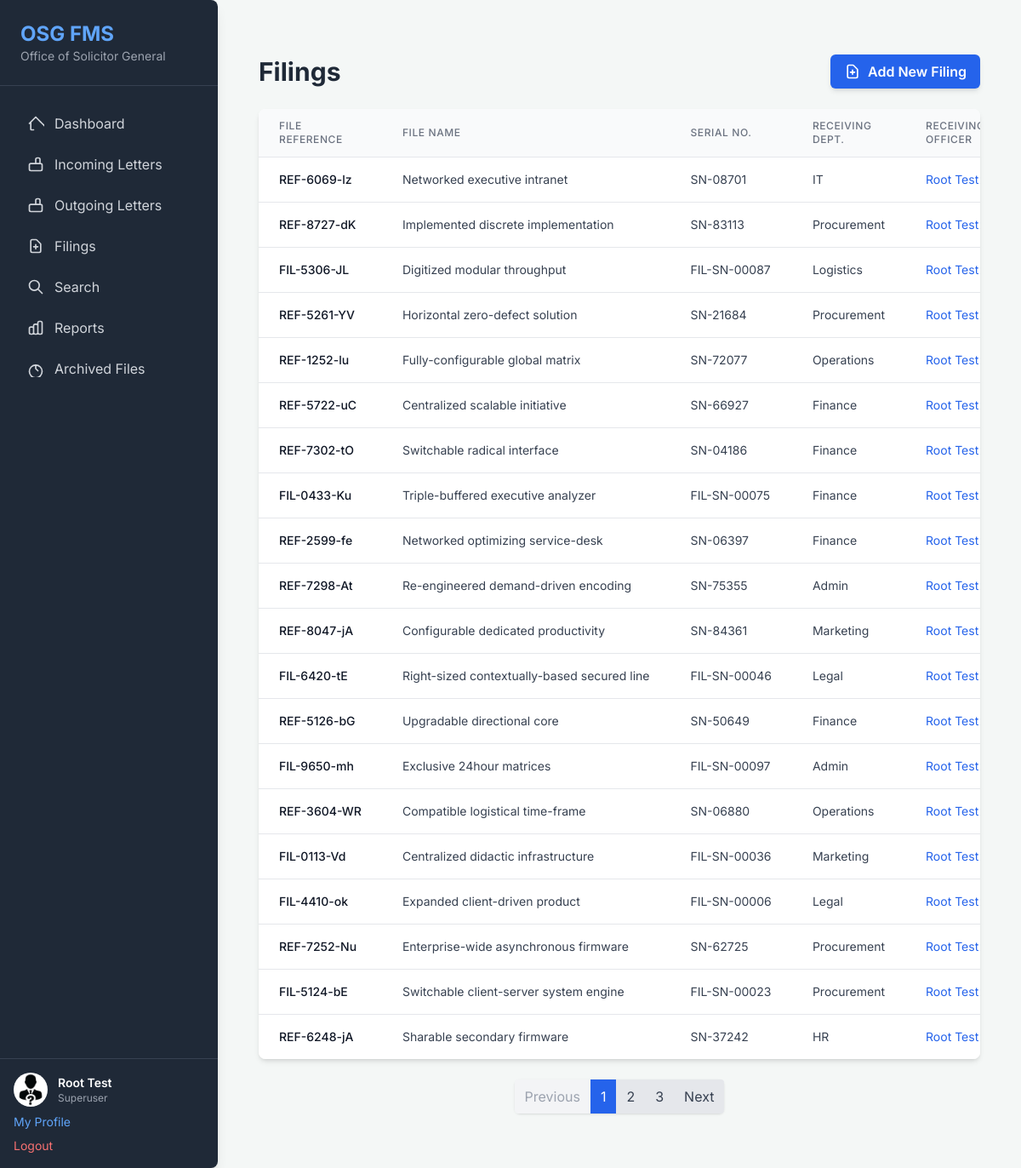
The page /file-manager/filings/ (signed in) on the database its author committed.
### osg_project/file_manager_app/models.py (models this page shows, shortened)
class Profile(models.Model):
    ROLE_CHOICES = [
        ('officer', 'Officer'),
        ('superuser', 'Superuser'), # Renamed 'admin' to 'superuser' for clarity with Django's built-in concept
    ]
    user = models.OneToOneField(User, on_delete=models.CASCADE, related_name='profile',
                                help_text="The associated Django User account.")
    role = models.CharField(
        max_length=10,
        choices=ROLE_CHOICES,
        default='officer', # Default to 'officer' as most users will be officers
        help_text="The role of the user within the system (Officer or Superuser)."
    )
    employee_number = models.CharField(
        max_length=50,
        unique=True,
        help_text="Unique employee identification number."
    )
    profile_picture = models.ImageField(
        upload_to='profile_pics/',
        blank=True,
        null=True,
        help_text="Optional profile picture for the user."
    )
    class Meta:
        verbose_name = "User Profile"
        verbose_name_plural = "User Profiles"

class Filing(models.Model):
    file_reference = models.CharField(
        max_length=255,
        unique=True, # File reference should be unique
        verbose_name="File Reference",
        help_text="Unique reference number for the filing (e.g., OSG/FIL/2023/001)."
    )
    file_name = models.CharField(
        max_length=255,
        verbose_name="File Name",
        help_text="A descriptive name for the filing (e.g., 'Case of John Doe vs. State')."
    )
    serial_number = models.CharField(
        max_length=100,
        unique=True, # Serial number should be unique
        verbose_name="Serial Number",
        help_text="Unique serial number for the filing."
    )
    receiving_department = models.CharField(
        max_length=255,
        verbose_name="Receiving Department",
        help_text="The department receiving the filing (e.g., Litigation, Advisory)."
    )
    receiving_officer = models.ForeignKey(
        User,
        on_delete=models.SET_NULL,
        null=True,
        blank=True,
        related_name='filings_received',
        verbose_name="Receiving Officer",
        help_text="The officer responsible for this filing."
    )
    receiving_date = models.DateField(
        verbose_name="Receiving Date",
        help_text="The date the filing was received."
    )
    created_at = models.DateTimeField(
        auto_now_add=True,
        verbose_name="Date Created",
        help_text="The date and time the filing record was created in the system."
    )
    scanned_copy = models.FileField(
        upload_to='filings_main_scans/',
        verbose_name="Main Scanned Copy (PDF)",
        blank=True,
        null=True,
        validators=[validate_pdf],
        help_text="Upload a main scanned PDF copy of the filing (Max 5MB)."
    )
    updated_at = models.DateTimeField(auto_now=True)
    class Meta:
        verbose_name = "Filing"
        verbose_name_plural = "Filings"
        ordering = ['-receiving_date', '-created_at']

### osg_project/file_manager_app/views.py (the view)
# urls.py: path('filings/', views.filing_list, name='filing_list'),
@login_required
def filing_list(request):
    filings = Filing.objects.all().order_by('-receiving_date')
    paginator = Paginator(filings, 20)
    page = request.GET.get('page')
    try:
        filing_list = paginator.page(page)
    except PageNotAnInteger:
        filing_list = paginator.page(1)
    except EmptyPage:
        filing_list = paginator.page(paginator.num_pages)
    context = {'filing_list': filing_list}
    return render(request, 'filings/filing_list.html', context)

### osg_project/file_manager_app/templates/filings/filing_list.html (shortened to what this page needs)
{% extends 'base.html' %}
{% block content %}
<div class="container mx-auto px-4 py-8">
    <div class="flex justify-between items-center mb-6">
        <h2 class="text-3xl font-bold text-gray-800">Filings</h2>
        <a href="{% url 'file_manager_app:filing_form' %}" class="bg-blue-600 hover:bg-blue-700 text-white font-semibold py-2 px-4 rounded-md shadow-md transition duration-150 ease-in-out flex items-center">
            <svg class="w-5 h-5 mr-2" fill="none" stroke="currentColor" viewBox="0 0 24 24" xmlns="http://www.w3.org/2000/svg"><path stroke-linecap="round" stroke-linejoin="round" stroke-width="2" d="M9 13h6m-3-3v6m5 5H7a2 2 0 01-2-2V5a2 2 0 012-2h5.586a1 1 0 01.707.293l5.414 5.414a1 1 0 01.293.707V19a2 2 0 01-2 2z"></path></svg>
            Add New Filing
        </a>
    </div>
    {% if filing_list.object_list %}
    <div class="bg-white shadow-md rounded-lg overflow-hidden">
        <div class="overflow-x-auto">
            <table class="min-w-full divide-y divide-gray-200">
                <thead class="bg-gray-50">
                    <tr>
                        <th class="px-6 py-3 text-left text-xs font-medium text-gray-500 uppercase tracking-wider">File Reference</th>
                        <th class="px-6 py-3 text-left text-xs font-medium text-gray-500 uppercase tracking-wider">File Name</th>
                        <th class="px-6 py-3 text-left text-xs font-medium text-gray-500 uppercase tracking-wider">Serial No.</th>
                        <th class="px-6 py-3 text-left text-xs font-medium text-gray-500 uppercase tracking-wider">Receiving Dept.</th>
                        <th class="px-6 py-3 text-left text-xs font-medium text-gray-500 uppercase tracking-wider">Receiving Officer</th>
                    </tr>
                </thead>
                <tbody class="bg-white divide-y divide-gray-200">
                    {% for filing in filing_list.object_list %}
                    <tr>
                        <td class="px-6 py-4 whitespace-nowrap text-sm font-medium text-gray-900">{{ filing.file_reference }}</td>
                        <td class="px-6 py-4 whitespace-nowrap text-sm text-gray-700">{{ filing.file_name }}</td>
                        <td class="px-6 py-4 whitespace-nowrap text-sm text-gray-700">{{ filing.serial_number }}</td>
                        <td class="px-6 py-4 whitespace-nowrap text-sm text-gray-700">{{ filing.receiving_department }}</td>
                        <td class="px-6 py-4 whitespace-nowrap text-sm text-gray-700">
                            {% if filing.receiving_officer %}
                                <a href="{% url 'file_manager_app:user_detail' filing.receiving_officer.pk %}" class="text-blue-600 hover:underline">
                                    {{ filing.receiving_officer.first_name }} {{ filing.receiving_officer.last_name }}
                                </a>
                            {% else %}
                                N/A
                            {% endif %}
                        </td>
                    </tr>
                    {% endfor %}
                </tbody>
            </table>
        </div>
    </div>
    {% if filing_list.has_other_pages %}
    <div class="flex justify-center mt-6">
        <nav class="inline-flex rounded-md shadow">
            {% if filing_list.has_previous %}
                <a href="?page={{ filing_list.previous_page_number }}" class="px-3 py-2 bg-gray-200 text-gray-700 rounded-l hover:bg-gray-300">Previous</a>
            {% else %}
                <span class="px-3 py-2 bg-gray-100 text-gray-400 rounded-l">Previous</span>
            {% endif %}
            {% for num in filing_list.paginator.page_range %}
                {% if filing_list.number == num %}
                    <span class="px-3 py-2 bg-blue-600 text-white">{{ num }}</span>
                {% elif num > filing_list.number|add:'-3' and num < filing_list.number|add:'3' %}
                    <a href="?page={{ num }}" class="px-3 py-2 bg-gray-200 text-gray-700 hover:bg-gray-300">{{ num }}</a>
                {% endif %}
            {% endfor %}
            {% if filing_list.has_next %}
                <a href="?page={{ filing_list.next_page_number }}" class="px-3 py-2 bg-gray-200 text-gray-700 rounded-r hover:bg-gray-300">Next</a>
            {% else %}
                <span class="px-3 py-2 bg-gray-100 text-gray-400 rounded-r">Next</span>
            {% endif %}
        </nav>
    </div>
    {% endif %}
    {% else %}
    <div class="bg-white shadow-md rounded-lg p-6 text-center text-gray-600">
        <p class="text-lg font-semibold mb-2">No filings found.</p>
        <p>Click "Add New Filing" to get started.</p>
    </div>
    {% endif %}
</div>
{% endblock %}

### osg_project/file_manager_app/templates/base.html (shortened to what this page needs)
<!DOCTYPE html>
<html lang="en">
<head>
    <script src="https://cdn.tailwindcss.com"></script>
</head>
<body class="flex min-h-screen">
    <aside class="w-64 bg-gray-800 text-white flex flex-col shadow-lg rounded-r-lg">
        <div class="p-6 border-b border-gray-700">
            <h1 class="text-2xl font-bold text-blue-400">OSG FMS</h1>
            <p class="text-sm text-gray-400">Office of Solicitor General</p>
        </div>
        <nav class="flex-1 px-4 py-6 space-y-2">
            <a href="{% url 'file_manager_app:dashboard' %}" class="flex items-center px-4 py-2 rounded-md text-gray-300 hover:bg-gray-700 hover:text-white transition duration-150 ease-in-out">
                Dashboard
            </a>
            <a href="{% url 'file_manager_app:incoming_letter_list' %}" class="flex items-center px-4 py-2 rounded-md text-gray-300 hover:bg-gray-700 hover:text-white transition duration-150 ease-in-out">
                <svg class="w-5 h-5 mr-3" fill="none" stroke="currentColor" viewBox="0 0 24 24" xmlns="http://www.w3.org/2000/svg"><path stroke-linecap="round" stroke-linejoin="round" stroke-width="2" d="M19 11H5m14 0a2 2 0 012 2v6a2 2 0 01-2 2H5a2 2 0 01-2-2v-6a2 2 0 012-2m7 0V5a2 2 0 012-2h2a2 2 0 012 2v6m-6 0h-2"></path></svg>
                Incoming Letters
            </a>
            <a href="{% url 'file_manager_app:outgoing_letter_list' %}" class="flex items-center px-4 py-2 rounded-md text-gray-300 hover:bg-gray-700 hover:text-white transition duration-150 ease-in-out">
                <svg class="w-5 h-5 mr-3" fill="none" stroke="currentColor" viewBox="0 0 24 24" xmlns="http://www.w3.org/2000/svg"><path stroke-linecap="round" stroke-linejoin="round" stroke-width="2" d="M19 11H5m14 0a2 2 0 012 2v6a2 2 0 01-2 2H5a2 2 0 01-2-2v-6a2 2 0 012-2m7 0V5a2 2 0 012-2h2a2 2 0 012 2v6m-6 0h-2"></path></svg>
                Outgoing Letters
            </a>
            <a href="{% url 'file_manager_app:filing_list' %}" class="flex items-center px-4 py-2 rounded-md text-gray-300 hover:bg-gray-700 hover:text-white transition duration-150 ease-in-out">
                <svg class="w-5 h-5 mr-3" fill="none" stroke="currentColor" viewBox="0 0 24 24" xmlns="http://www.w3.org/2000/svg"><path stroke-linecap="round" stroke-linejoin="round" stroke-width="2" d="M9 13h6m-3-3v6m5 5H7a2 2 0 01-2-2V5a2 2 0 012-2h5.586a1 1 0 01.707.293l5.414 5.414a1 1 0 01.293.707V19a2 2 0 01-2 2z"></path></svg>
                Filings
            </a>
            <a href="{% url 'file_manager_app:search_results' %}" class="flex items-center px-4 py-2 rounded-md text-gray-300 hover:bg-gray-700 hover:text-white transition duration-150 ease-in-out">
                <svg class="w-5 h-5 mr-3" fill="none" stroke="currentColor" viewBox="0 0 24 24" xmlns="http://www.w3.org/2000/svg"><path stroke-linecap="round" stroke-linejoin="round" stroke-width="2" d="M21 21l-6-6m2-5a7 7 0 11-14 0 7 7 0 0114 0z"></path></svg>
                Search
            </a>
            <a href="{% url 'file_manager_app:report_dashboard' %}" class="flex items-center px-4 py-2 rounded-md text-gray-300 hover:bg-gray-700 hover:text-white transition duration-150 ease-in-out">
                Reports
            </a>
            <a href="{% url 'file_manager_app:archived_files_list' %}" class="flex items-center px-4 py-2 rounded-md text-gray-300 hover:bg-gray-700 hover:text-white transition duration-150 ease-in-out">
                <svg class="w-5 h-5 mr-3" fill="none" stroke="currentColor" viewBox="0 0 24 24" xmlns="http://www.w3.org/2000/svg"><path stroke-linecap="round" stroke-linejoin="round" stroke-width="2" d="M12 8v4l3 3m6 1a9 9 0 11-18 0 9 9 0 0118 0z"></path></svg>
                Archived Files
            </a>
        </nav>
        <div class="p-4 border-t border-gray-700">
            {% if user.is_authenticated %}
            <div class="flex items-center mb-2">
                {% if user.profile.profile_picture %}
                    <img src="{{ user.profile.profile_picture.url }}" alt="Profile Picture" class="w-10 h-10 rounded-full mr-3 object-cover">
                {% else %}
                    <div class="w-10 h-10 rounded-full bg-blue-500 flex items-center justify-center text-white text-lg font-bold mr-3">
                        {{ user.first_name|first|upper }}{{ user.last_name|first|upper }}
                    </div>
                {% endif %}
                <div>
                    <p class="text-sm font-semibold">{{ user.first_name }} {{ user.last_name }}</p>
                    <p class="text-xs text-gray-400">{{ user.profile.get_role_display }}</p>
                </div>
            </div>
            <a href="{% url 'file_manager_app:profile_detail' %}" class="block text-sm text-blue-400 hover:text-blue-300 mb-2">My Profile</a>
            <a href="{% url 'file_manager_app:logout' %}" class="block text-sm text-red-400 hover:text-red-300">Logout</a>
            {% else %}
            <p class="text-sm text-gray-400 mb-2">Welcome, Guest!</p>
            <a href="{% url 'file_manager_app:login' %}" class="block text-sm text-blue-400 hover:text-blue-300">Login</a>
            <a href="{% url 'file_manager_app:register' %}" class="block text-sm text-green-400 hover:text-green-300 mt-1">Register</a>
            {% endif %}
        </div>
    </aside>
    <main class="flex-1 p-8 overflow-y-auto">
        {% block content %}{% endblock %}
    </main>
</body>
</html>

### osg_project/file_manager_app/templates/base.html (style rules this page uses)
body { font-family: 'Inter', sans-serif; background-color: #f4f7f6; }

### rows shown on the page
Filing: file_reference "REF-6069-lz", file_name "Networked executive intranet", serial_number "SN-08701", receiving_department "IT", receiving_officer.first_name "Root", receiving_officer.last_name "Test"
Filing: file_reference "REF-8727-dK", file_name "Implemented discrete implementation", serial_number "SN-83113", receiving_department "Procurement", receiving_officer.first_name "Root", receiving_officer.last_name "Test"
Filing: file_reference "FIL-5306-JL", file_name "Digitized modular throughput", serial_number "FIL-SN-00087", receiving_department "Logistics", receiving_officer.first_name "Root", receiving_officer.last_name "Test"
Filing: file_reference "REF-5261-YV", file_name "Horizontal zero-defect solution", serial_number "SN-21684", receiving_department "Procurement", receiving_officer.first_name "Root", receiving_officer.last_name "Test"
Filing: file_reference "REF-1252-lu", file_name "Fully-configurable global matrix", serial_number "SN-72077", receiving_department "Operations", receiving_officer.first_name "Root", receiving_officer.last_name "Test"
Filing: file_reference "REF-5722-uC", file_name "Centralized scalable initiative", serial_number "SN-66927", receiving_department "Finance", receiving_officer.first_name "Root", receiving_officer.last_name "Test"
Filing: file_reference "REF-7302-tO", file_name "Switchable radical interface", serial_number "SN-04186", receiving_department "Finance", receiving_officer.first_name "Root", receiving_officer.last_name "Test"
Filing: file_reference "FIL-0433-Ku", file_name "Triple-buffered executive analyzer", serial_number "FIL-SN-00075", receiving_department "Finance", receiving_officer.first_name "Root", receiving_officer.last_name "Test"
Filing: file_reference "REF-2599-fe", file_name "Networked optimizing service-desk", serial_number "SN-06397", receiving_department "Finance", receiving_officer.first_name "Root", receiving_officer.last_name "Test"
Filing: file_reference "REF-7298-At", file_name "Re-engineered demand-driven encoding", serial_number "SN-75355", receiving_department "Admin", receiving_officer.first_name "Root", receiving_officer.last_name "Test"
Filing: file_reference "REF-8047-jA", file_name "Configurable dedicated productivity", serial_number "SN-84361", receiving_department "Marketing", receiving_officer.first_name "Root", receiving_officer.last_name "Test"
Filing: file_reference "FIL-6420-tE", file_name "Right-sized contextually-based secured line", serial_number "FIL-SN-00046", receiving_department "Legal", receiving_officer.first_name "Root", receiving_officer.last_name "Test"
Filing: file_reference "REF-5126-bG", file_name "Upgradable directional core", serial_number "SN-50649", receiving_department "Finance", receiving_officer.first_name "Root", receiving_officer.last_name "Test"
Filing: file_reference "FIL-9650-mh", file_name "Exclusive 24hour matrices", serial_number "FIL-SN-00097", receiving_department "Admin", receiving_officer.first_name "Root", receiving_officer.last_name "Test"
Filing: file_reference "REF-3604-WR", file_name "Compatible logistical time-frame", serial_number "SN-06880", receiving_department "Operations", receiving_officer.first_name "Root", receiving_officer.last_name "Test"
Filing: file_reference "FIL-0113-Vd", file_name "Centralized didactic infrastructure", serial_number "FIL-SN-00036", receiving_department "Marketing", receiving_officer.first_name "Root", receiving_officer.last_name "Test"
Filing: file_reference "FIL-4410-ok", file_name "Expanded client-driven product", serial_number "FIL-SN-00006", receiving_department "Legal", receiving_officer.first_name "Root", receiving_officer.last_name "Test"
Filing: file_reference "REF-7252-Nu", file_name "Enterprise-wide asynchronous firmware", serial_number "SN-62725", receiving_department "Procurement", receiving_officer.first_name "Root", receiving_officer.last_name "Test"
Filing: file_reference "FIL-5124-bE", file_name "Switchable client-server system engine", serial_number "FIL-SN-00023", receiving_department "Procurement", receiving_officer.first_name "Root", receiving_officer.last_name "Test"
Filing: file_reference "REF-6248-jA", file_name "Sharable secondary firmware", serial_number "SN-37242", receiving_department "HR", receiving_officer.first_name "Root", receiving_officer.last_name "Test"

### other values the page prints
{{ user.first_name }} "Root"
{{ user.last_name }} "Test"
{{ user.profile.get_role_display }} "Superuser"
{{ num }} "1"
{{ num }} "2" "3"
